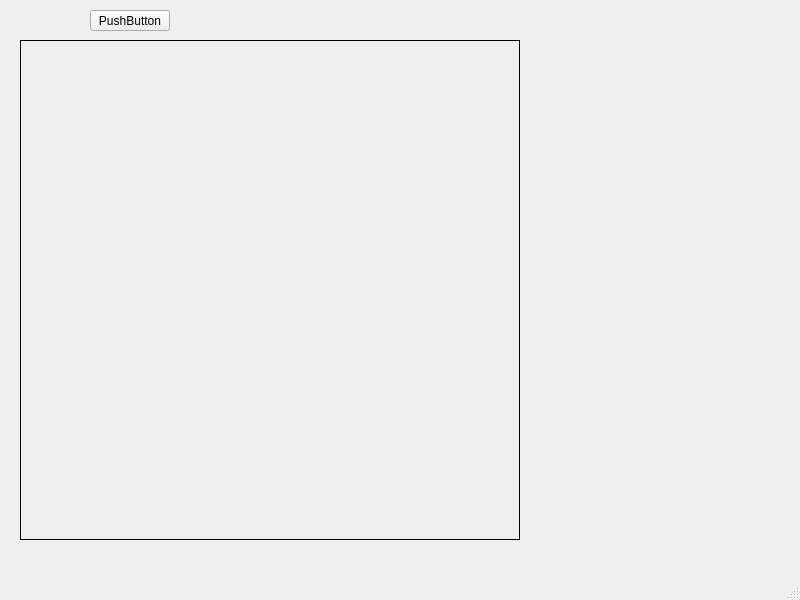
<?xml version="1.0" encoding="UTF-8"?>
<ui version="4.0">
 <class>MainWindow</class>
 <widget class="QMainWindow" name="MainWindow">
  <property name="geometry">
   <rect>
    <x>0</x>
    <y>0</y>
    <width>800</width>
    <height>600</height>
   </rect>
  </property>
  <property name="windowTitle">
   <string>MainWindow</string>
  </property>
  <widget class="QWidget" name="centralwidget">
   <widget class="QLabel" name="opencvFrame">
    <property name="geometry">
     <rect>
      <x>20</x>
      <y>40</y>
      <width>500</width>
      <height>500</height>
     </rect>
    </property>
    <property name="minimumSize">
     <size>
      <width>500</width>
      <height>500</height>
     </size>
    </property>
    <property name="frameShape">
     <enum>QFrame::Box</enum>
    </property>
    <property name="text">
     <string/>
    </property>
   </widget>
   <widget class="QPushButton" name="iniciarOpenCv_button">
    <property name="geometry">
     <rect>
      <x>90</x>
      <y>10</y>
      <width>80</width>
      <height>21</height>
     </rect>
    </property>
    <property name="text">
     <string>PushButton</string>
    </property>
   </widget>
  </widget>
  <widget class="QMenuBar" name="menubar">
   <property name="geometry">
    <rect>
     <x>0</x>
     <y>0</y>
     <width>800</width>
     <height>20</height>
    </rect>
   </property>
  </widget>
  <widget class="QStatusBar" name="statusbar"/>
 </widget>
 <resources/>
 <connections/>
</ui>
